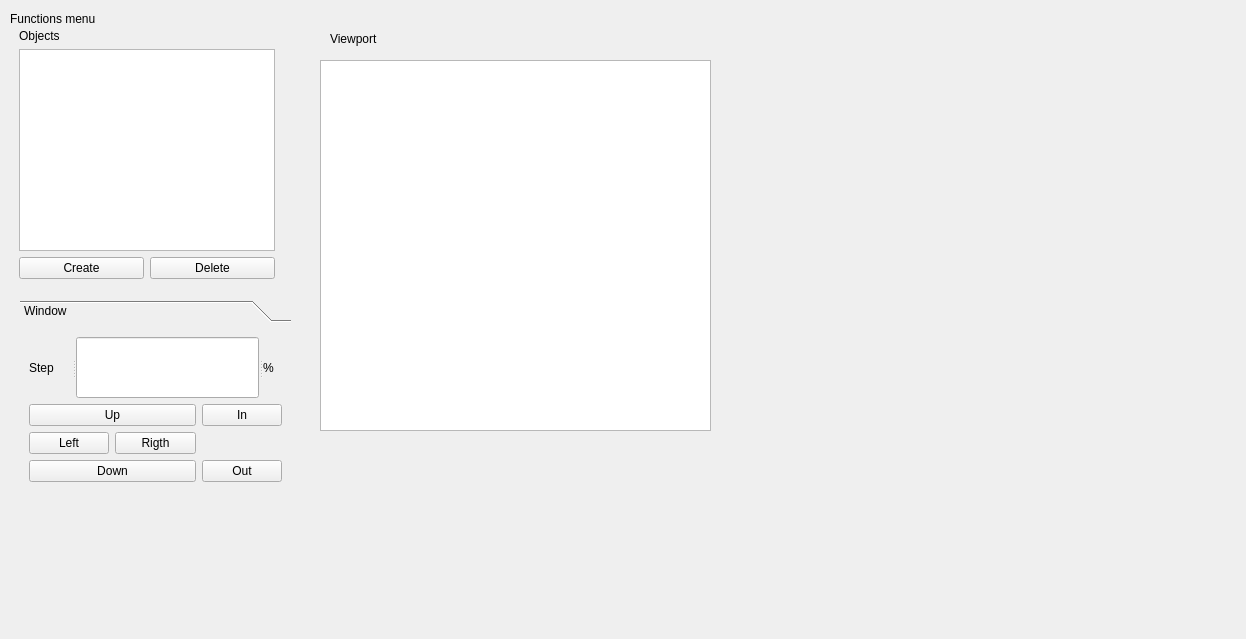
<?xml version="1.0" encoding="UTF-8"?>
<ui version="4.0">
 <class>Widget</class>
 <widget class="QWidget" name="Widget">
  <property name="geometry">
   <rect>
    <x>0</x>
    <y>0</y>
    <width>1246</width>
    <height>639</height>
   </rect>
  </property>
  <property name="windowTitle">
   <string>Widget</string>
  </property>
  <widget class="QLabel" name="label">
   <property name="geometry">
    <rect>
     <x>10</x>
     <y>10</y>
     <width>151</width>
     <height>17</height>
    </rect>
   </property>
   <property name="text">
    <string>Functions menu</string>
   </property>
  </widget>
  <widget class="QFrame" name="frame_2">
   <property name="geometry">
    <rect>
     <x>320</x>
     <y>60</y>
     <width>391</width>
     <height>371</height>
    </rect>
   </property>
   <property name="frameShape">
    <enum>QFrame::StyledPanel</enum>
   </property>
   <property name="frameShadow">
    <enum>QFrame::Raised</enum>
   </property>
   <widget class="QGraphicsView" name="graphicsView">
    <property name="geometry">
     <rect>
      <x>0</x>
      <y>0</y>
      <width>391</width>
      <height>371</height>
     </rect>
    </property>
   </widget>
  </widget>
  <widget class="QLabel" name="label_3">
   <property name="geometry">
    <rect>
     <x>330</x>
     <y>30</y>
     <width>59</width>
     <height>18</height>
    </rect>
   </property>
   <property name="text">
    <string>Viewport</string>
   </property>
  </widget>
  <widget class="QToolBox" name="toolBox">
   <property name="geometry">
    <rect>
     <x>20</x>
     <y>300</y>
     <width>271</width>
     <height>191</height>
    </rect>
   </property>
   <widget class="QWidget" name="Window" native="true">
    <attribute name="label">
     <string>Window</string>
    </attribute>
    <layout class="QGridLayout" name="gridLayout">
     <item row="4" column="2">
      <widget class="QPushButton" name="pushButton_6">
       <property name="text">
        <string>Out</string>
       </property>
      </widget>
     </item>
     <item row="1" column="2">
      <widget class="QPushButton" name="pushButton_5">
       <property name="text">
        <string>In</string>
       </property>
      </widget>
     </item>
     <item row="4" column="0" colspan="2">
      <widget class="QPushButton" name="pushButton_4">
       <property name="text">
        <string>Down</string>
       </property>
      </widget>
     </item>
     <item row="3" column="0">
      <widget class="QPushButton" name="pushButton_2">
       <property name="text">
        <string>Left</string>
       </property>
      </widget>
     </item>
     <item row="3" column="1">
      <widget class="QPushButton" name="pushButton_3">
       <property name="text">
        <string>Rigth</string>
       </property>
      </widget>
     </item>
     <item row="1" column="0" colspan="2">
      <widget class="QPushButton" name="pushButton">
       <property name="text">
        <string>Up</string>
       </property>
      </widget>
     </item>
     <item row="0" column="0" colspan="3">
      <widget class="QSplitter" name="splitter">
       <property name="orientation">
        <enum>Qt::Horizontal</enum>
       </property>
       <widget class="QLabel" name="label_4">
        <property name="text">
         <string>Step</string>
        </property>
       </widget>
       <widget class="QLineEdit" name="lineEdit"/>
       <widget class="QLabel" name="label_5">
        <property name="text">
         <string>%</string>
        </property>
       </widget>
      </widget>
     </item>
    </layout>
   </widget>
  </widget>
  <widget class="QFrame" name="frame">
   <property name="geometry">
    <rect>
     <x>10</x>
     <y>20</y>
     <width>274</width>
     <height>268</height>
    </rect>
   </property>
   <layout class="QGridLayout" name="gridLayout_4">
    <item row="3" column="0">
     <layout class="QGridLayout" name="gridLayout_3">
      <item row="0" column="0">
       <widget class="QPushButton" name="pushButton_7">
        <property name="text">
         <string>Create</string>
        </property>
       </widget>
      </item>
      <item row="0" column="1">
       <widget class="QPushButton" name="pushButton_8">
        <property name="text">
         <string>Delete</string>
        </property>
       </widget>
      </item>
     </layout>
    </item>
    <item row="0" column="0">
     <widget class="QLabel" name="label_2">
      <property name="text">
       <string>Objects</string>
      </property>
     </widget>
    </item>
    <item row="2" column="0">
     <widget class="QListWidget" name="listWidget"/>
    </item>
   </layout>
  </widget>
  <widget class="QWidget" name="">
   <property name="geometry">
    <rect>
     <x>0</x>
     <y>0</y>
     <width>2</width>
     <height>2</height>
    </rect>
   </property>
   <layout class="QGridLayout" name="gridLayout_2"/>
  </widget>
 </widget>
 <resources/>
 <connections/>
</ui>
